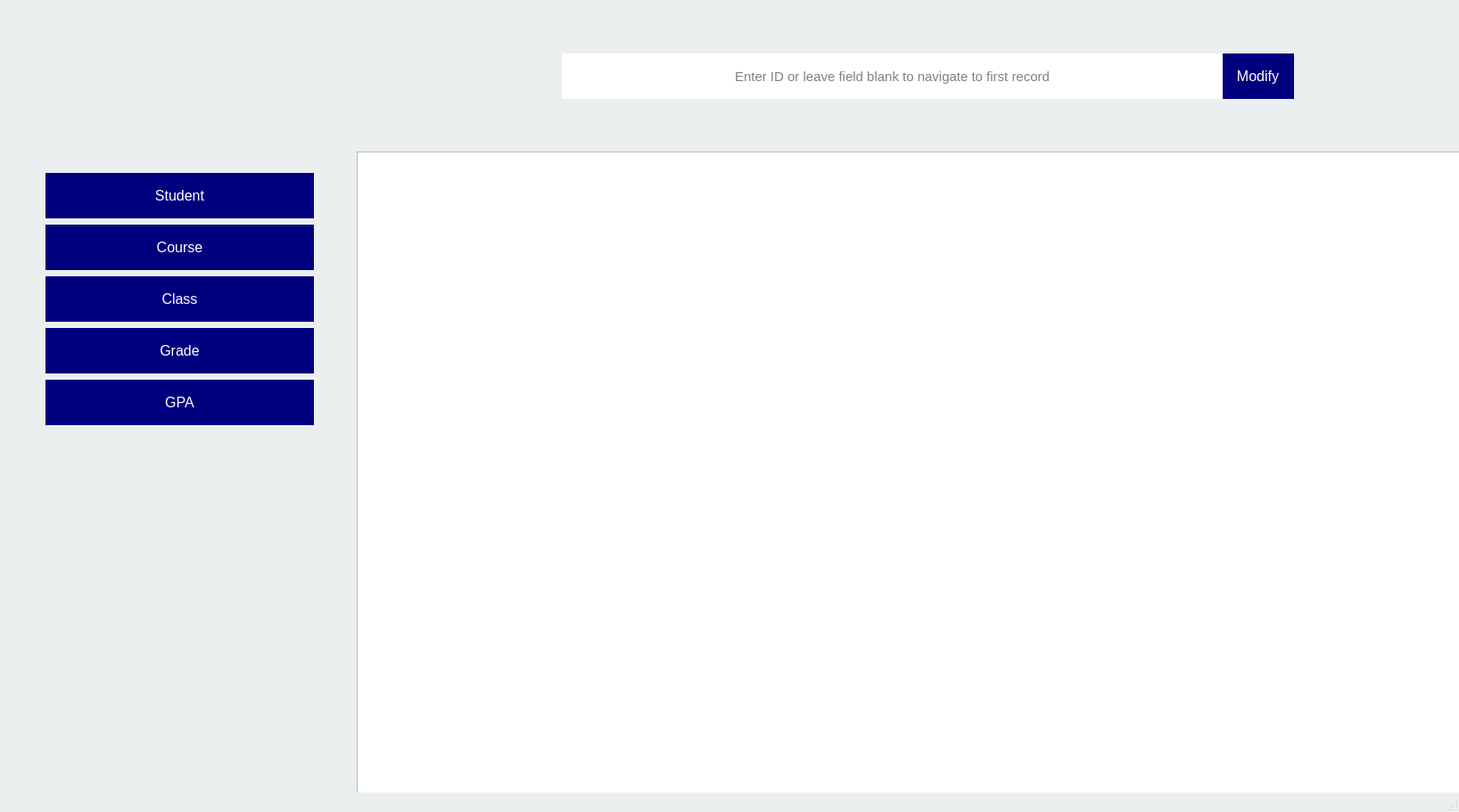
<?xml version="1.0" encoding="UTF-8"?>
<ui version="4.0">
 <class>AdminMainWindow</class>
 <widget class="QMainWindow" name="AdminMainWindow">
  <property name="geometry">
   <rect>
    <x>0</x>
    <y>0</y>
    <width>1636</width>
    <height>911</height>
   </rect>
  </property>
  <property name="windowTitle">
   <string>MainWindow</string>
  </property>
  <property name="styleSheet">
   <string notr="true">QMainWindow {background-color: rgb(235, 239, 240);}
QLineEdit {border: 0px;}
QPushButton {background-color: rgb(0, 0, 127); color: white; border: 2 px; border-radius: 10 px;}

</string>
  </property>
  <widget class="QWidget" name="centralwidget">
   <widget class="QTableView" name="adminView">
    <property name="geometry">
     <rect>
      <x>400</x>
      <y>170</y>
      <width>1281</width>
      <height>731</height>
     </rect>
    </property>
   </widget>
   <widget class="QPushButton" name="editButton">
    <property name="geometry">
     <rect>
      <x>1370</x>
      <y>60</y>
      <width>81</width>
      <height>51</height>
     </rect>
    </property>
    <property name="font">
     <font>
      <family>Arial</family>
      <pointsize>12</pointsize>
     </font>
    </property>
    <property name="focusPolicy">
     <enum>Qt::StrongFocus</enum>
    </property>
    <property name="styleSheet">
     <string notr="true"/>
    </property>
    <property name="text">
     <string>Modify</string>
    </property>
    <property name="default">
     <bool>false</bool>
    </property>
   </widget>
   <widget class="QLineEdit" name="searchLineEdit">
    <property name="geometry">
     <rect>
      <x>630</x>
      <y>60</y>
      <width>741</width>
      <height>51</height>
     </rect>
    </property>
    <property name="minimumSize">
     <size>
      <width>251</width>
      <height>51</height>
     </size>
    </property>
    <property name="font">
     <font>
      <family>Arial</family>
      <pointsize>11</pointsize>
     </font>
    </property>
    <property name="text">
     <string/>
    </property>
    <property name="alignment">
     <set>Qt::AlignCenter</set>
    </property>
    <property name="placeholderText">
     <string>Enter ID or leave field blank to navigate to first record</string>
    </property>
   </widget>
   <widget class="QWidget" name="layoutWidget">
    <property name="geometry">
     <rect>
      <x>51</x>
      <y>193</y>
      <width>303</width>
      <height>285</height>
     </rect>
    </property>
    <layout class="QVBoxLayout" name="verticalLayout">
     <item>
      <widget class="QPushButton" name="studentButton">
       <property name="sizePolicy">
        <sizepolicy hsizetype="Fixed" vsizetype="Fixed">
         <horstretch>0</horstretch>
         <verstretch>0</verstretch>
        </sizepolicy>
       </property>
       <property name="minimumSize">
        <size>
         <width>301</width>
         <height>51</height>
        </size>
       </property>
       <property name="font">
        <font>
         <family>Arial</family>
         <pointsize>12</pointsize>
        </font>
       </property>
       <property name="text">
        <string>Student</string>
       </property>
       <property name="default">
        <bool>true</bool>
       </property>
      </widget>
     </item>
     <item>
      <widget class="QPushButton" name="courseButton">
       <property name="sizePolicy">
        <sizepolicy hsizetype="Fixed" vsizetype="Fixed">
         <horstretch>0</horstretch>
         <verstretch>0</verstretch>
        </sizepolicy>
       </property>
       <property name="minimumSize">
        <size>
         <width>301</width>
         <height>51</height>
        </size>
       </property>
       <property name="font">
        <font>
         <family>Arial</family>
         <pointsize>12</pointsize>
        </font>
       </property>
       <property name="text">
        <string>Course</string>
       </property>
       <property name="default">
        <bool>true</bool>
       </property>
      </widget>
     </item>
     <item>
      <widget class="QPushButton" name="classButton">
       <property name="sizePolicy">
        <sizepolicy hsizetype="Fixed" vsizetype="Fixed">
         <horstretch>0</horstretch>
         <verstretch>0</verstretch>
        </sizepolicy>
       </property>
       <property name="minimumSize">
        <size>
         <width>301</width>
         <height>51</height>
        </size>
       </property>
       <property name="font">
        <font>
         <family>Arial</family>
         <pointsize>12</pointsize>
        </font>
       </property>
       <property name="text">
        <string>Class</string>
       </property>
       <property name="default">
        <bool>true</bool>
       </property>
      </widget>
     </item>
     <item>
      <widget class="QPushButton" name="gradeButton">
       <property name="sizePolicy">
        <sizepolicy hsizetype="Fixed" vsizetype="Fixed">
         <horstretch>0</horstretch>
         <verstretch>0</verstretch>
        </sizepolicy>
       </property>
       <property name="minimumSize">
        <size>
         <width>301</width>
         <height>51</height>
        </size>
       </property>
       <property name="font">
        <font>
         <family>Arial</family>
         <pointsize>12</pointsize>
        </font>
       </property>
       <property name="text">
        <string>Grade</string>
       </property>
       <property name="default">
        <bool>true</bool>
       </property>
      </widget>
     </item>
     <item>
      <widget class="QPushButton" name="gpaButton">
       <property name="sizePolicy">
        <sizepolicy hsizetype="Fixed" vsizetype="Fixed">
         <horstretch>0</horstretch>
         <verstretch>0</verstretch>
        </sizepolicy>
       </property>
       <property name="minimumSize">
        <size>
         <width>301</width>
         <height>51</height>
        </size>
       </property>
       <property name="font">
        <font>
         <family>Arial</family>
         <pointsize>12</pointsize>
        </font>
       </property>
       <property name="text">
        <string>GPA</string>
       </property>
       <property name="default">
        <bool>true</bool>
       </property>
      </widget>
     </item>
    </layout>
   </widget>
  </widget>
  <widget class="QMenuBar" name="menubar">
   <property name="geometry">
    <rect>
     <x>0</x>
     <y>0</y>
     <width>1636</width>
     <height>26</height>
    </rect>
   </property>
  </widget>
  <widget class="QStatusBar" name="statusbar"/>
 </widget>
 <resources>
  <include location="app.qrc"/>
 </resources>
 <connections/>
</ui>
